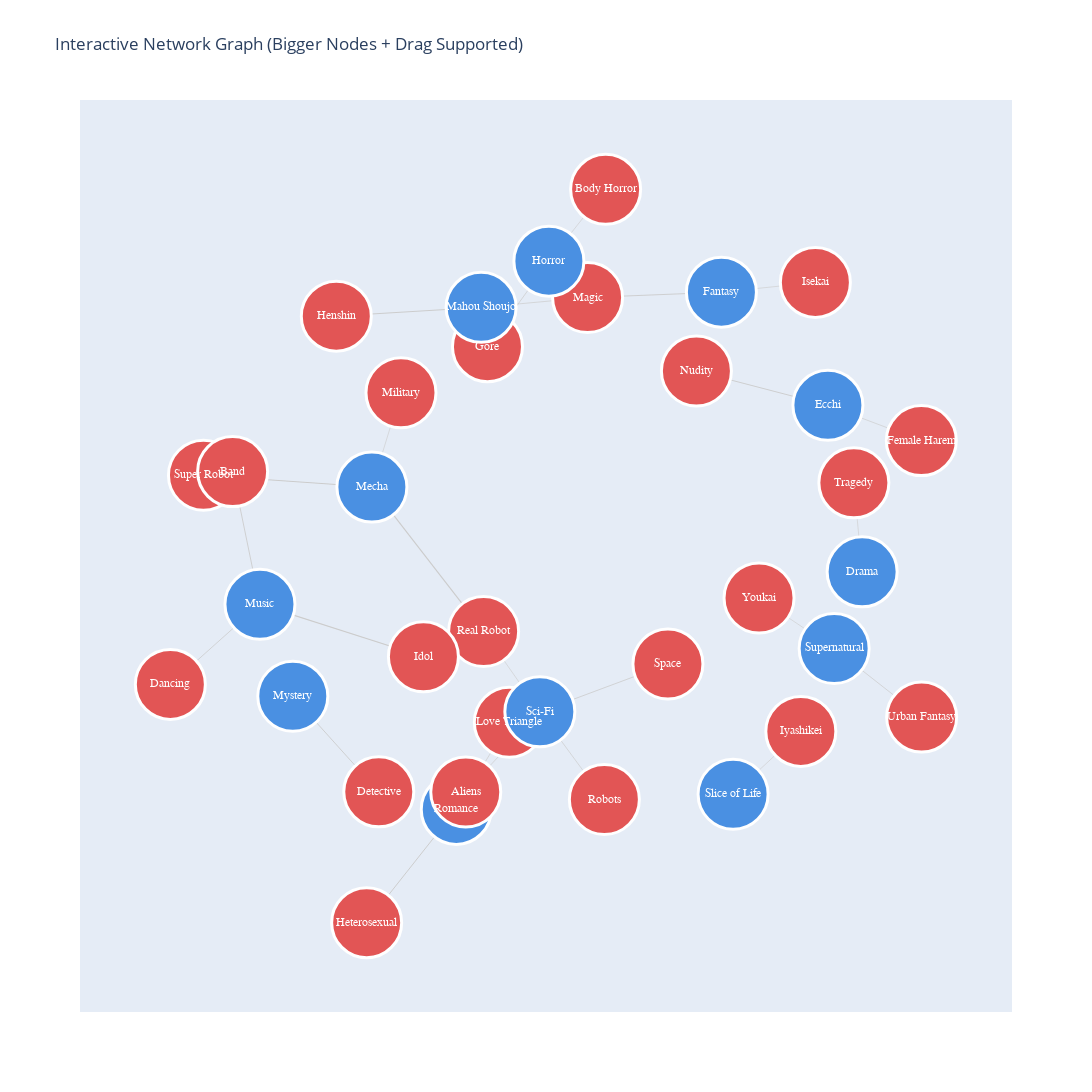

Notebook code cell kept with this figure:
### Code cell
import networkx as nx
import plotly.graph_objects as go

# 1. 그래프 생성
G = nx.Graph()
threshold = 0.3
for genre in cross_corr.index:
    for tag in cross_corr.columns:
        weight = cross_corr.loc[genre, tag]
        if weight >= threshold:
            G.add_node(genre, type='Genre')
            G.add_node(tag, type='Tag')
            G.add_edge(genre, tag, weight=weight)

# 2. 레이아웃 계산
pos = nx.kamada_kawai_layout(G, scale=3.0)

# 3. 엣지(선) 좌표
edge_trace = []
for edge in G.edges(data=True):
    x0, y0 = pos[edge[0]]
    x1, y1 = pos[edge[1]]
    width = edge[2]['weight'] * 2
    edge_trace.append(
        go.Scatter(
            x=[x0, x1, None],
            y=[y0, y1, None],
            mode='lines',
            line=dict(width=width, color='#CCCCCC'),
            hoverinfo='none',
            showlegend=False
        )
    )

# 4. 노드 좌표 및 색상/크기
node_x = []
node_y = []
node_colors = []
node_text = []

for node in G.nodes():
    x, y = pos[node]
    node_x.append(x)
    node_y.append(y)
    node_text.append(node)
    if node in cross_corr.index:
        node_colors.append('#4a90e2') # 장르(파랑)
    else:
        node_colors.append('#e25555') # 태그(빨강)

node_trace = go.Scatter(
    x=node_x,
    y=node_y,
    mode='markers+text',
    text=node_text,
    textposition='middle center',
    textfont=dict(size=12, color='white', family='Arial Black'), # 라벨 폰트도 키움
    marker=dict(
        size=70,             # <<<< 여기서 크기 키움 (기존 35에서 70으로)
        color=node_colors,
        line=dict(width=3, color='white')
    ),
    hoverinfo='text'
)

# 5. 그래프 구성
fig = go.Figure(data=edge_trace + [node_trace])
fig.update_layout(
    title='Interactive Network Graph (Bigger Nodes + Drag Supported)',
    showlegend=False,
    hovermode='closest',
    width=1100,
    height=1100,
    xaxis=dict(showgrid=False, zeroline=False, showticklabels=False),
    yaxis=dict(showgrid=False, zeroline=False, showticklabels=False)
)

fig.show()

### Figure 1 — Plotly figure (JSON) as saved in the notebook; plotly's stock layout.template omitted (floating-point values rounded to 4 significant figures)
{"data": [{"hoverinfo": "none", "line": {"color": "#CCCCCC", "width": 0.6142}, "mode": "lines", "showlegend": false, "type": "scatter", "x": [2.317, 2.254, null], "y": [-0.1465, 0.558, null]}, {"hoverinfo": "none", "line": {"color": "#CCCCCC", "width": 0.6686}, "mode": "lines", "showlegend": false, "type": "scatter", "x": [2.054, 2.772, null], "y": [1.172, 0.8926, null]}, {"hoverinfo": "none", "line": {"color": "#CCCCCC", "width": 0.9083}, "mode": "lines", "showlegend": false, "type": "scatter", "x": [2.054, 1.044, null], "y": [1.172, 1.443, null]}, {"hoverinfo": "none", "line": {"color": "#CCCCCC", "width": 0.6307}, "mode": "lines", "showlegend": false, "type": "scatter", "x": [1.236, 1.958, null], "y": [2.068, 2.145, null]}, {"hoverinfo": "none", "line": {"color": "#CCCCCC", "width": 0.8937}, "mode": "lines", "showlegend": false, "type": "scatter", "x": [1.236, 0.2071, null], "y": [2.068, 2.025, null]}, {"hoverinfo": "none", "line": {"color": "#CCCCCC", "width": 0.7136}, "mode": "lines", "showlegend": false, "type": "scatter", "x": [0.2071, -0.6112, null], "y": [2.025, 1.948, null]}, {"hoverinfo": "none", "line": {"color": "#CCCCCC", "width": 0.6221}, "mode": "lines", "showlegend": false, "type": "scatter", "x": [-0.09029, 0.3458, null], "y": [2.313, 2.882, null]}, {"hoverinfo": "none", "line": {"color": "#CCCCCC", "width": 0.7166}, "mode": "lines", "showlegend": false, "type": "scatter", "x": [-0.09029, -0.5624, null], "y": [2.313, 1.637, null]}, {"hoverinfo": "none", "line": {"color": "#CCCCCC", "width": 0.9684}, "mode": "lines", "showlegend": false, "type": "scatter", "x": [-0.6112, -1.724, null], "y": [1.948, 1.878, null]}, {"hoverinfo": "none", "line": {"color": "#CCCCCC", "width": 0.6354}, "mode": "lines", "showlegend": false, "type": "scatter", "x": [-1.451, -1.227, null], "y": [0.5246, 1.272, null]}, {"hoverinfo": "none", "line": {"color": "#CCCCCC", "width": 1.121}, "mode": "lines", "showlegend": false, "type": "scatter", "x": [-1.451, -0.5919, null], "y": [0.5246, -0.6185, null]}, {"hoverinfo": "none", "line": {"color": "#CCCCCC", "width": 1.015}, "mode": "lines", "showlegend": false, "type": "scatter", "x": [-1.451, -2.745, null], "y": [0.5246, 0.6186, null]}, {"hoverinfo": "none", "line": {"color": "#CCCCCC", "width": 0.6107}, "mode": "lines", "showlegend": false, "type": "scatter", "x": [-0.5919, -0.1599, null], "y": [-0.6185, -1.255, null]}, {"hoverinfo": "none", "line": {"color": "#CCCCCC", "width": 0.8754}, "mode": "lines", "showlegend": false, "type": "scatter", "x": [-2.311, -2.521, null], "y": [-0.4041, 0.6473, null]}, {"hoverinfo": "none", "line": {"color": "#CCCCCC", "width": 0.7698}, "mode": "lines", "showlegend": false, "type": "scatter", "x": [-2.311, -3, null], "y": [-0.4041, -1.038, null]}, {"hoverinfo": "none", "line": {"color": "#CCCCCC", "width": 1.068}, "mode": "lines", "showlegend": false, "type": "scatter", "x": [-2.311, -1.055, null], "y": [-0.4041, -0.8183, null]}, {"hoverinfo": "none", "line": {"color": "#CCCCCC", "width": 0.8721}, "mode": "lines", "showlegend": false, "type": "scatter", "x": [-2.059, -1.398, null], "y": [-1.132, -1.888, null]}, {"hoverinfo": "none", "line": {"color": "#CCCCCC", "width": 0.9812}, "mode": "lines", "showlegend": false, "type": "scatter", "x": [-0.8023, -1.491, null], "y": [-2.027, -2.924, null]}, {"hoverinfo": "none", "line": {"color": "#CCCCCC", "width": 0.6956}, "mode": "lines", "showlegend": false, "type": "scatter", "x": [-0.8023, -0.3943, null], "y": [-2.027, -1.337, null]}, {"hoverinfo": "none", "line": {"color": "#CCCCCC", "width": 0.6567}, "mode": "lines", "showlegend": false, "type": "scatter", "x": [-0.1599, -0.7292, null], "y": [-1.255, -1.889, null]}, {"hoverinfo": "none", "line": {"color": "#CCCCCC", "width": 0.6821}, "mode": "lines", "showlegend": false, "type": "scatter", "x": [-0.1599, 0.3361, null], "y": [-1.255, -1.949, null]}, {"hoverinfo": "none", "line": {"color": "#CCCCCC", "width": 0.794}, "mode": "lines", "showlegend": false, "type": "scatter", "x": [-0.1599, 0.8246, null], "y": [-1.255, -0.8766, null]}, {"hoverinfo": "none", "line": {"color": "#CCCCCC", "width": 0.6255}, "mode": "lines", "showlegend": false, "type": "scatter", "x": [1.326, 1.846, null], "y": [-1.908, -1.41, null]}, {"hoverinfo": "none", "line": {"color": "#CCCCCC", "width": 0.7504}, "mode": "lines", "showlegend": false, "type": "scatter", "x": [2.103, 2.775, null], "y": [-0.7533, -1.296, null]}, {"hoverinfo": "none", "line": {"color": "#CCCCCC", "width": 0.6098}, "mode": "lines", "showlegend": false, "type": "scatter", "x": [2.103, 1.525, null], "y": [-0.7533, -0.3532, null]}, {"hoverinfo": "text", "marker": {"color": ["#4a90e2", "#e25555", "#4a90e2", "#e25555", "#e25555", "#4a90e2", "#e25555", "#e25555", "#4a90e2", "#e25555", "#e25555", "#4a90e2", "#e25555", "#4a90e2", "#e25555", "#e25555", "#e25555", "#4a90e2", "#e25555", "#e25555", "#e25555", "#4a90e2", "#e25555", "#4a90e2", "#e25555", "#e25555", "#4a90e2", "#e25555", "#e25555", "#e25555", "#4a90e2", "#e25555", "#4a90e2", "#e25555", "#e25555"], "line": {"color": "white", "width": 3}, "size": 70}, "mode": "markers+text", "text": ["Drama", "Tragedy", "Ecchi", "Female Harem", "Nudity", "Fantasy", "Isekai", "Magic", "Horror", "Body Horror", "Gore", "Mahou Shoujo", "Henshin", "Mecha", "Military", "Real Robot", "Super Robot", "Music", "Band", "Dancing", "Idol", "Mystery", "Detective", "Romance", "Heterosexual", "Love Triangle", "Sci-Fi", "Aliens", "Robots", "Space", "Slice of Life", "Iyashikei", "Supernatural", "Urban Fantasy", "Youkai"], "textfont": {"color": "white", "family": "Arial Black", "size": 12}, "textposition": "middle center", "type": "scatter", "x": [2.317, 2.254, 2.054, 2.772, 1.044, 1.236, 1.958, 0.2071, -0.09029, 0.3458, -0.5624, -0.6112, -1.724, -1.451, -1.227, -0.5919, -2.745, -2.311, -2.521, -3, -1.055, -2.059, -1.398, -0.8023, -1.491, -0.3943, -0.1599, -0.7292, 0.3361, 0.8246, 1.326, 1.846, 2.103, 2.775, 1.525], "y": [-0.1465, 0.558, 1.172, 0.8926, 1.443, 2.068, 2.145, 2.025, 2.313, 2.882, 1.637, 1.948, 1.878, 0.5246, 1.272, -0.6185, 0.6186, -0.4041, 0.6473, -1.038, -0.8183, -1.132, -1.888, -2.027, -2.924, -1.337, -1.255, -1.889, -1.949, -0.8766, -1.908, -1.41, -0.7533, -1.296, -0.3532]}], "layout": {"height": 1100, "hovermode": "closest", "showlegend": false, "title": {"text": "Interactive Network Graph (Bigger Nodes + Drag Supported)"}, "width": 1100, "xaxis": {"showgrid": false, "showticklabels": false, "zeroline": false}, "yaxis": {"showgrid": false, "showticklabels": false, "zeroline": false}}}
